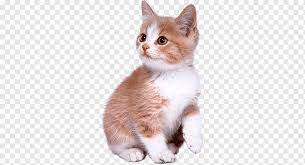
#> input picture cat.jpg, 305 x 165 px
$ jupyter execute 'OpenCV Contours.ipynb'
#> lines starting #> are read from the running program, lines starting #| are printed output that depends on the picture; after the words box and inside, x2 and y2 are one past the last pixel; in counts of white or black regions, pixels touching at a corner belong together
[cell 1]
#cv2.findContours(image, mode, method): 이미지에서 Contour들을 찾는 함수

#mode: Contour들을 찾는 방법
#1) RETR_EXTERNAL: 바깥쪽 Line만 찾기
#2) RETR_LIST: 모든 Line을 찾지만, Hierarchy 구성 X
#3) RETR_TREE: 모든 Line을 찾으며, 모든 Hierarchy 구성 O

#method: Contour들을 찾는 근사치 방법
#1) CHAIN_APPROX_NONE: 모든 Contour 포인트 저장
#2) CHAIN_APPROX_SIMPLE: Contour Line을 그릴 수 있는 포인트만 저장

#입력 이미지는 Gray Scale Threshold 전처리 과정이 필요합니다.
#cv2.drawContours(image, contours, contour_index, color, thickness): Contour들을 그리는 함수
#contour_index: 그리고자 하는 Contours Line (전체: -1)

import cv2
import matplotlib.pyplot as plt

image = cv2.imread('cat.jpg')
#> image is the input picture: shape (165, 305, 3); mean B, G, R 224.7, 225.1, 231.7
image_gray = cv2.cvtColor(image, cv2.COLOR_BGR2GRAY)
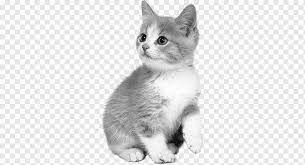
#> image_gray: shape (165, 305); min 4, max 255, mean 227
ret, thresh = cv2.threshold(image_gray, 127, 255, 0)
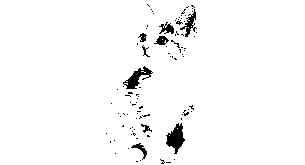
#> thresh: shape (165, 305); 97.3% white; 94 black regions (85 under 20 px), largest, box (x1, y1, x2, y2) and area: (166, 123, 185, 154) 319, (123, 66, 153, 89) 263, (180, 9, 197, 37) 157

plt.imshow(cv2.cvtColor(thresh, cv2.COLOR_GRAY2RGB))
plt.show()

contours = cv2.findContours(thresh, cv2.RETR_TREE, cv2.CHAIN_APPROX_SIMPLE)[0]
#> contours = 144 contours, 132 with area under 20; largest, box (x1, y1, x2, y2) and area: (0, 0, 305, 165) 49856, (165, 122, 186, 155) 362, (122, 65, 153, 90) 310, (179, 8, 197, 38) 186, (158, 23, 175, 35) 118
image = cv2.drawContours(image, contours, -1, (0, 255, 0), 4)

plt.imshow(cv2.cvtColor(image, cv2.COLOR_BGR2RGB))
plt.show()

[cell 2]
import cv2
import matplotlib.pyplot as plt

image = cv2.imread('cat.jpg')
image_gray = cv2.cvtColor(image, cv2.COLOR_BGR2GRAY)
ret, thresh = cv2.threshold(image_gray, 127, 255, 0)

plt.imshow(cv2.cvtColor(thresh, cv2.COLOR_GRAY2RGB))
plt.show()

contours = cv2.findContours(thresh, cv2.RETR_LIST, cv2.CHAIN_APPROX_SIMPLE)[0]
image = cv2.drawContours(image, contours, -1, (0, 255, 0), 4)

plt.imshow(cv2.cvtColor(image, cv2.COLOR_BGR2RGB))
plt.show()

[cell 3]
import cv2
import matplotlib.pyplot as plt

image = cv2.imread('cat.jpg')
image_gray = cv2.cvtColor(image, cv2.COLOR_BGR2GRAY)
ret, thresh = cv2.threshold(image_gray, 127, 255, 0)

plt.imshow(cv2.cvtColor(thresh, cv2.COLOR_GRAY2RGB))
plt.show()

contours = cv2.findContours(thresh, cv2.RETR_EXTERNAL, cv2.CHAIN_APPROX_SIMPLE)[0]
#> contours = [[[0, 0], [0, 164], [304, 164], [304, 0]]]
image = cv2.drawContours(image, contours, -1, (0, 255, 0), 4)
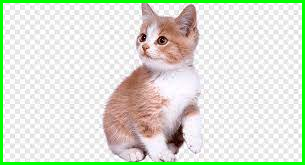
#> image: shape (165, 305, 3); mean B, G, R 211.4, 226, 218.5

plt.imshow(cv2.cvtColor(image, cv2.COLOR_BGR2RGB))
plt.show()

[cell 4]
import cv2
import matplotlib.pyplot as plt

image = cv2.imread('cat.jpg')
image_gray = cv2.cvtColor(image, cv2.COLOR_BGR2GRAY)
#threshold로 이진법화 하였고, 127보다 높은 값은 255로 설정하고, 아니면 0으로 설정
ret, thresh = cv2.threshold(image_gray, 150, 255, 0)
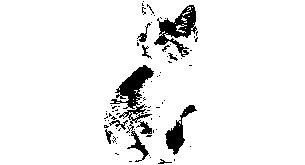
#> thresh: shape (165, 305); 93.7% white; 79 black regions (69 under 20 px), largest, box (x1, y1, x2, y2) and area: (110, 65, 154, 162) 1161, (154, 5, 197, 57) 861, (165, 105, 197, 155) 505

plt.imshow(cv2.cvtColor(thresh, cv2.COLOR_GRAY2RGB))
plt.show()

contours = cv2.findContours(thresh, cv2.RETR_EXTERNAL, cv2.CHAIN_APPROX_NONE)[0]
#> contours = 1 contour; box (x1, y1, x2, y2) and area: (0, 0, 305, 165) 49856
image = cv2.drawContours(image, contours, -1, (0, 255, 0), 4)

plt.imshow(cv2.cvtColor(image, cv2.COLOR_BGR2RGB))
plt.show()
